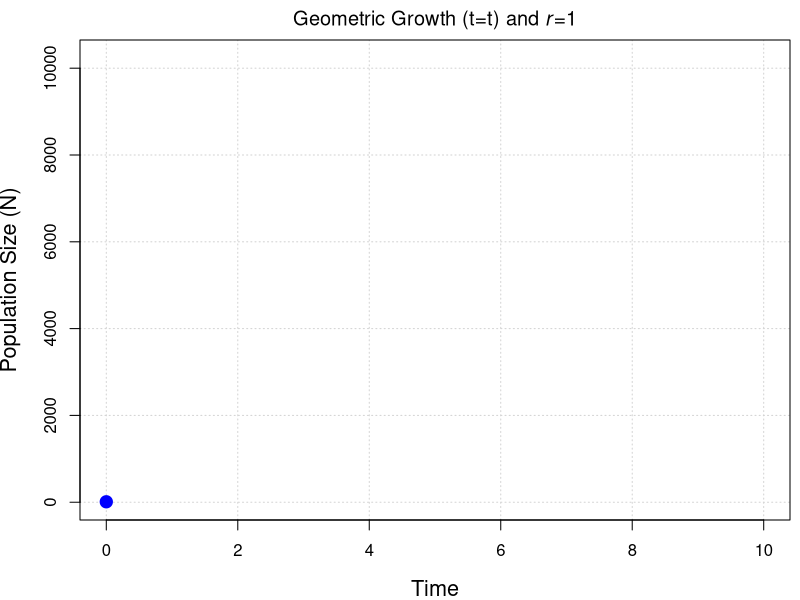
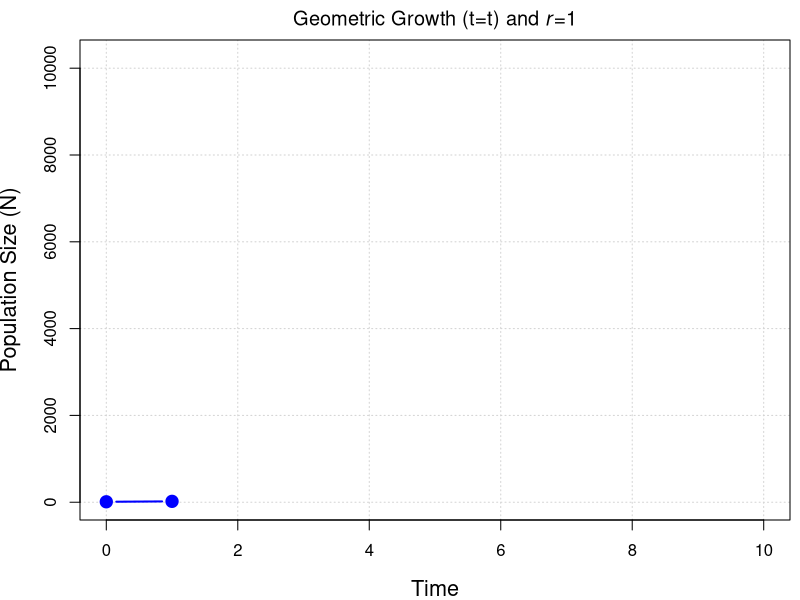
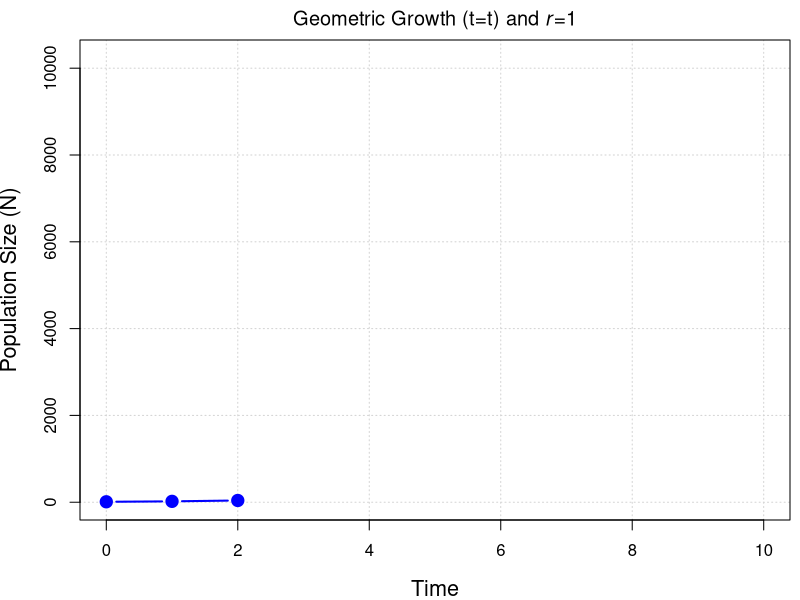
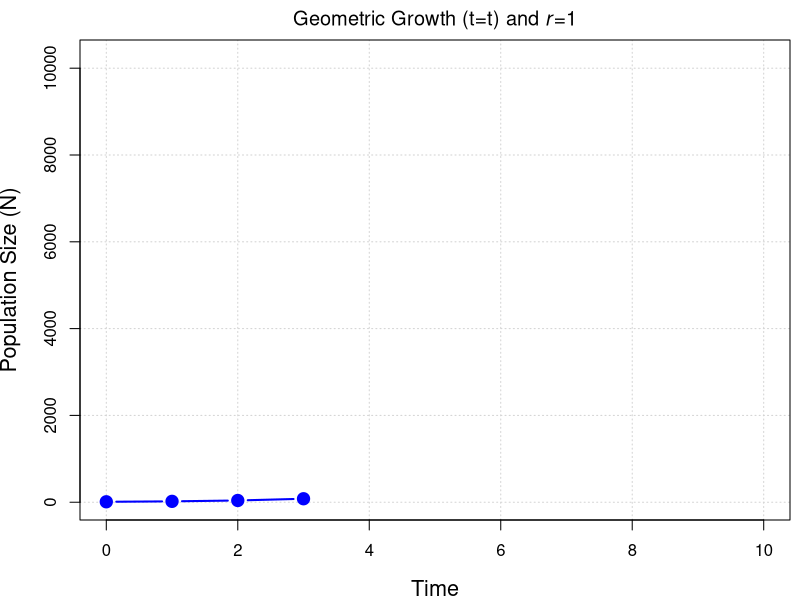
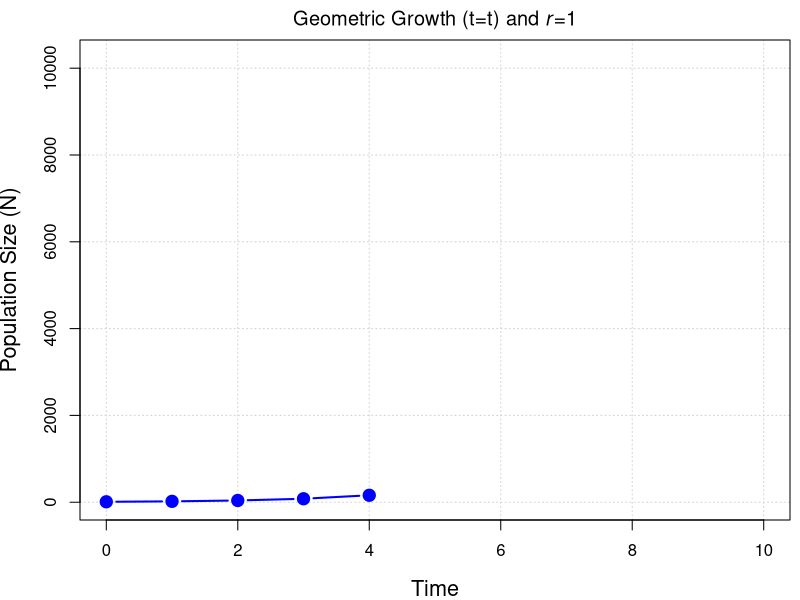
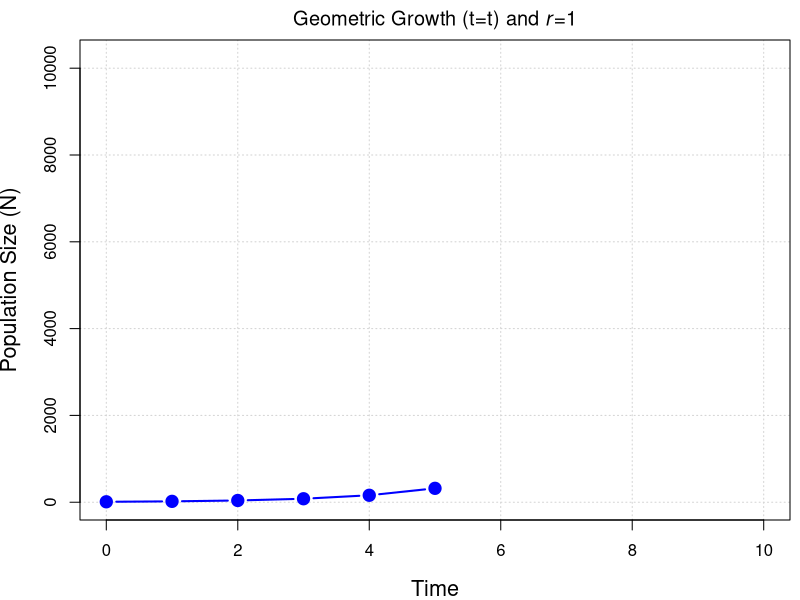
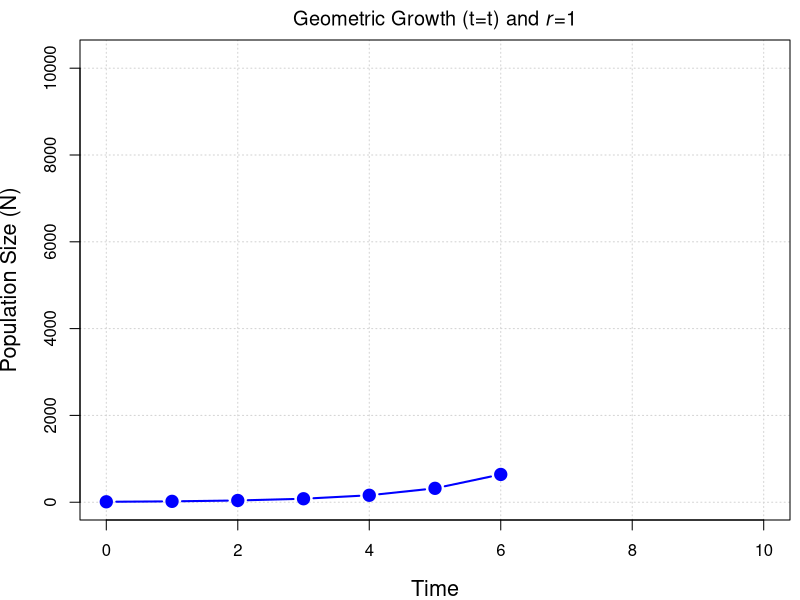
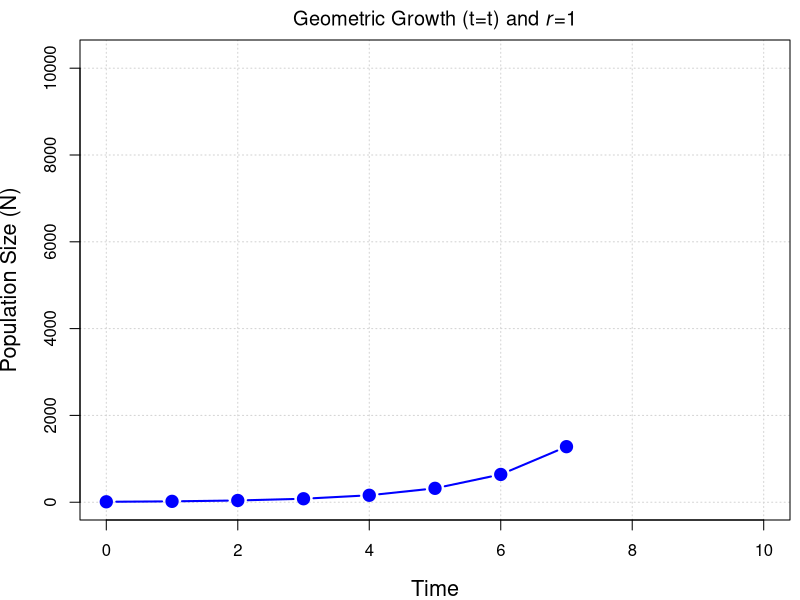

These charts were generated, in order, by the following R code:
## ---- chunk 1
#| label: geo-example
#| fig-show: hide
#| include: false
#| fig-width: 7
#| fig-height: 7

n0 <- 10
r <- 1
T <- 10

max_y <- n0 * (1+r)^T

par(mai=c(0.8,0.8,0.4,0.1))

# Loop creates each figure
for (t in 0:T) {
  t_sub <- 0:t
  N_sub <- n0 * (1+r)^t_sub
  
  plot(
    t_sub, N_sub,
    type="b", col="blue", pch=19, lwd=2, cex=1.5,
    xlim=c(0, T), ylim=c(0, max_y), cex.lab=1.3,
    xlab="Time", ylab="Population Size (N)",
    main=expression(paste("Geometric Growth (t=", t, ") and ", italic(r), "=1")),
    panel.first=grid()
  )
}

## ---- chunk 2
#| label: r3
#| include: false
#| fig.width: 4
#| fig.height: 4
r1 <- -0.1
r2 <- 0
r3 <- 0.1

n_years <- 20

N1 <- N2 <- N3 <- numeric(n_years)
N1[1] <- N2[1] <- N3[1] <- 20
for(t in 2:n_years) {
    N1[t] <- N1[t-1] + N1[t-1]*r1
    N2[t] <- N2[t-1] + N2[t-1]*r2
    N3[t] <- N3[t-1] + N3[t-1]*r3
}

par(mai=c(0.8, 0.8, 0.1, 0.1))

plot(1:n_years, N1, type="l", xlab="Time", ylab="Population size (N)")
plot(1:n_years, N2, type="l", xlab="Time", ylab="Population size (N)")
plot(1:n_years, N3, type="l", xlab="Time", ylab="Population size (N)")
